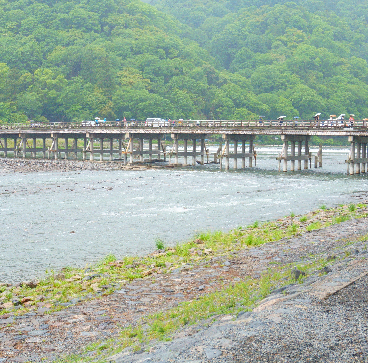
#> input picture test_image/0.jpg, 368 x 363 px
$ python test.py --image ../test_image/0.jpg
#> lines starting #> are read from the running program, lines starting #| are printed output that depends on the picture; after the words box and inside, x2 and y2 are one past the last pixel; in counts of white or black regions, pixels touching at a corner belong together
import numpy as np
import math
import argparse
import cv2
import imutils

ap = argparse.ArgumentParser()
ap.add_argument("-i", "--image", required=True, help="path to image")
args = vars(ap.parse_args())

image = cv2.imread(args["image"])
#> image is the input picture: shape (363, 368, 3); mean B, G, R 159.6, 174.9, 159.6

PROCESSING_SIZE = 512.0
ratio = image.shape[0] / PROCESSING_SIZE
#> ratio = 0.709
orig = image.copy()
image = imutils.resize(image, height=int(PROCESSING_SIZE))
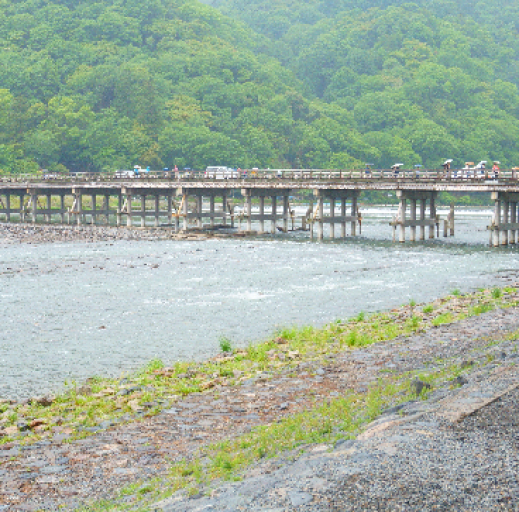
#> image: shape (512, 519, 3); mean B, G, R 159.5, 174.8, 159.5

gray = cv2.cvtColor(image, cv2.COLOR_BGR2GRAY)
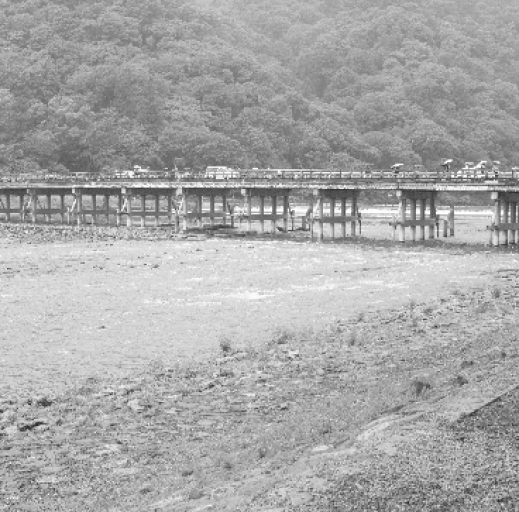
#> gray: shape (512, 519); min 41, max 255, mean 168.5
gray[gray < 190] = 70
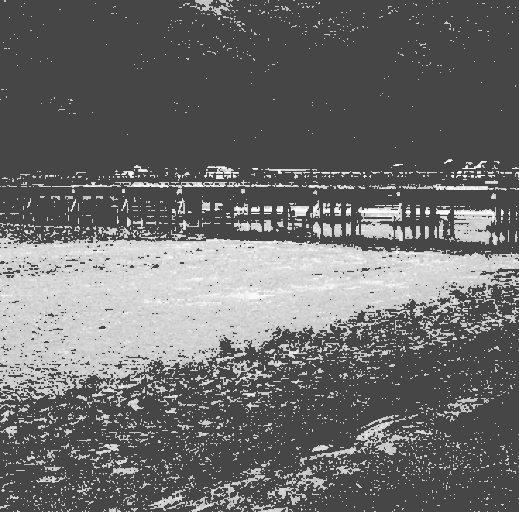
#> gray: shape (512, 519); min 70, max 255, mean 107.9
gray = cv2.GaussianBlur(gray, (5, 5), 0)
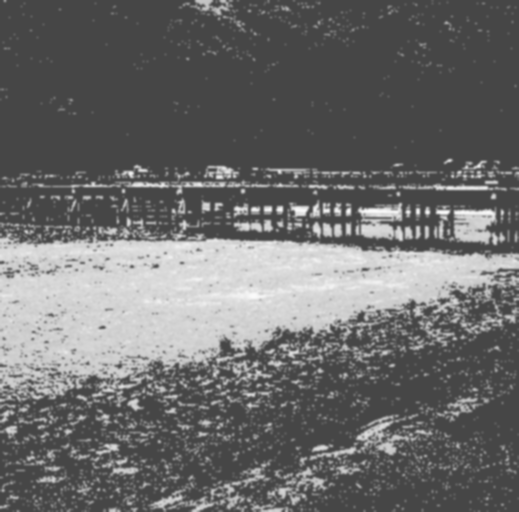
#> gray: shape (512, 519); min 70, max 250, mean 107.9
edged = cv2.Canny(gray, 75, 200)
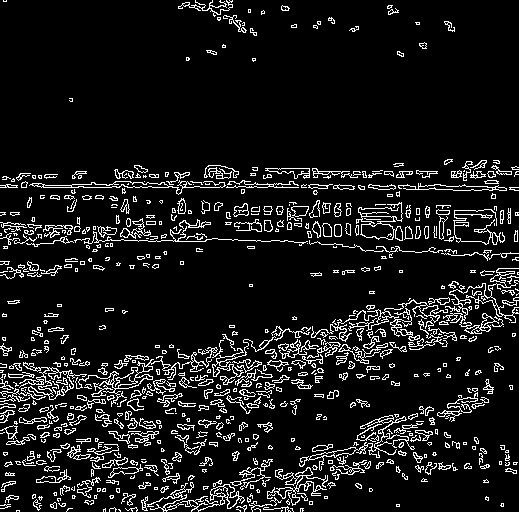
#> edged: shape (512, 519); 9.6% white in thin lines or dots

cnts = cv2.findContours(edged.copy(), cv2.RETR_LIST, cv2.CHAIN_APPROX_SIMPLE)
#> cnts = 1416 contours, 1042 with area under 20; largest, box (x1, y1, x2, y2) and area: (0, 362, 87, 402) 759, (356, 202, 403, 241) 730, (311, 299, 457, 342) 622, (29, 180, 226, 195) 496, (38, 367, 74, 400) 468
cnts = imutils.grab_contours(cnts)
cnts = sorted(cnts, key=cv2.contourArea, reverse=True)


# calculate matric/pixel
# image = cv2.drawContours(image, cnts[0], -1, (0, 255, 0), 3)
peri = cv2.arcLength(cnts[0], True)
#> peri = 795
approx = cv2.approxPolyDP(cnts[0], 0.02*peri, True)
#> approx = [[0, 401], [86, 374], [23, 362], [48, 369], [19, 387], [52, 392]]
lb = approx[0][0]
#> lb = [0, 401]
lt = approx[1][0]
#> lt = [86, 374]
rb = approx[2][0]
#> rb = [23, 362]
rt = approx[3][0]
#> rt = [48, 369]
if lb[1] < lt[1]:
    lb, lt = lt, lb
if rb[1] < rt[1]:
    rb, rt = rb, rt
if lb[0] > rb[0]:
    lb, rb = rb, lb
if lt[0] > rt[0]:
    lt, rt = rt, lt
#> lt = [48, 369]; rt = [86, 374]
delta = [lb[0] - rb[0], lb[1] - rb[1]]
#> delta = [-23, 39]
width = math.sqrt(delta[0]*delta[0] + delta[1]*delta[1])
#> width = 45.28
delta = [lb[0] - lt[0], lb[1] - lt[1]]
#> delta = [-48, 32]
height = math.sqrt(delta[0]*delta[0] + delta[1]*delta[1])
#> height = 57.69
matric_per_pixel = 3.0/((width+height)/2.0)
#> matric_per_pixel = 0.0583


# find horizontal lines passing foot
foot = cnts[len(cnts)-1]
#> foot = [[380, 170], [379, 171], [372, 171], [379, 171], [380, 170], [382, 170]]
foot = list(map(lambda x: (x[0][0], x[0][1]), foot))
#> foot = [(380, 170), (379, 171), (372, 171), (379, 171), (380, 170), (382, 170)]
foot = sorted(foot, key=lambda x: x[1], reverse=False)
#> foot = [(380, 170), (380, 170), (382, 170), (379, 171), (372, 171), (379, 171)]
print(foot)
#| [(380, 170), (380, 170), (382, 170), (379, 171), (372, 171), (379, 171)]

hor_lines = []
top_y = foot[0][1]
#> top_y = 170
now_y = foot[0][1]
#> now_y = 170
left = right = foot[0]
#> left = (380, 170); right = (380, 170)
i = 0
MIN_RECOG = 10
while i < len(foot):
    if foot[i][1] != now_y:
        if (right[0]-left[0]) > MIN_RECOG:
            hor_lines.append(((left, right), left[1]-top_y))
        now_y = foot[i][1]
        left = right = foot[i]
    elif foot[i][0] < left[0]:
        left = foot[i]
    elif foot[i][0] > right[0]:
        right = foot[i]
    i += 1
#> this loop made 6 passes
#> (now_y, right) on pass 4: (171, (379, 171))
#> after the loop, hor_lines = []; i = 6; now_y = 171

for line in hor_lines:
    image = cv2.line(image, line[0][0], line[0][1], (0, 255, 0), 1)
#> this loop made 0 passes


# [37 lines of commented-out code are left out]
cv2.imshow("im", image)
cv2.waitKey(0)
# cv2.destroyAllWindows()
